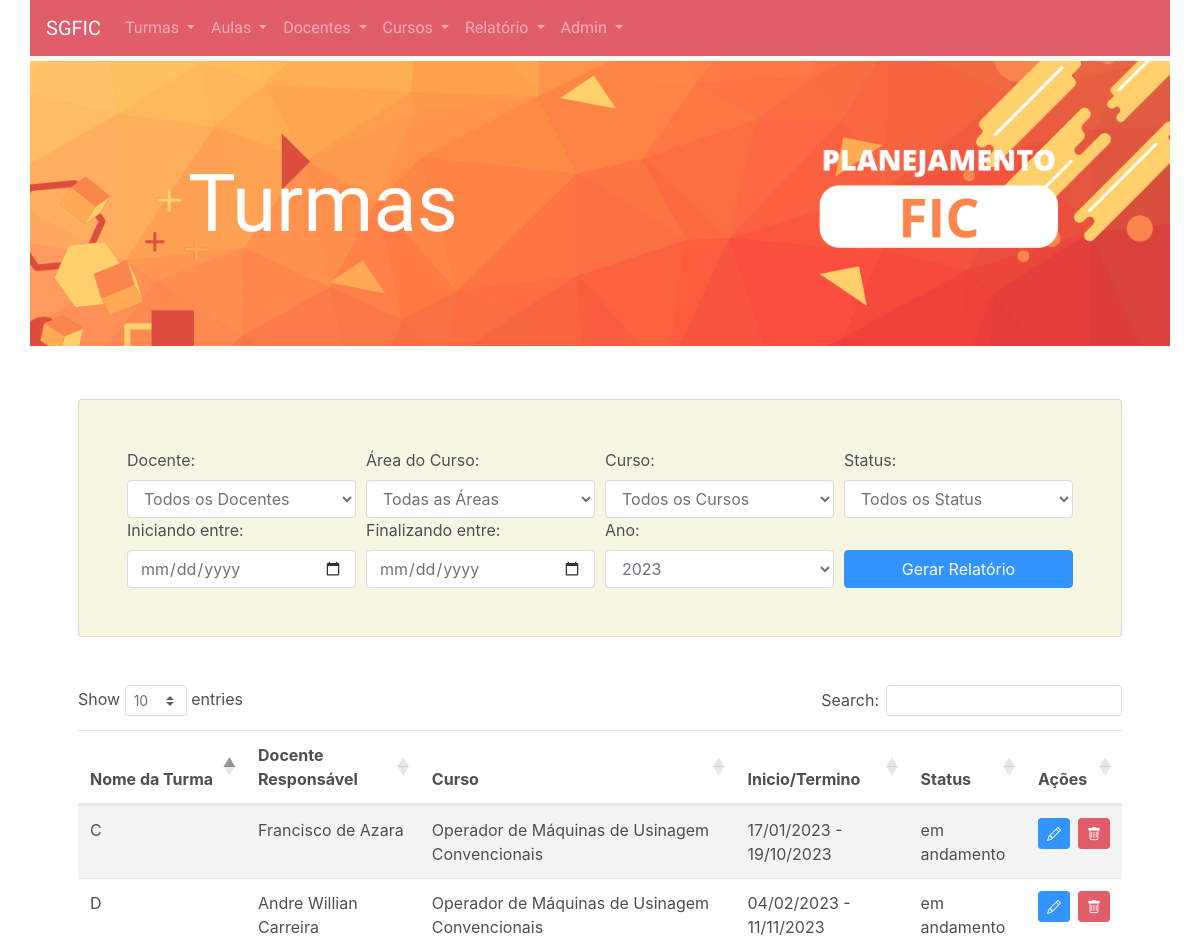
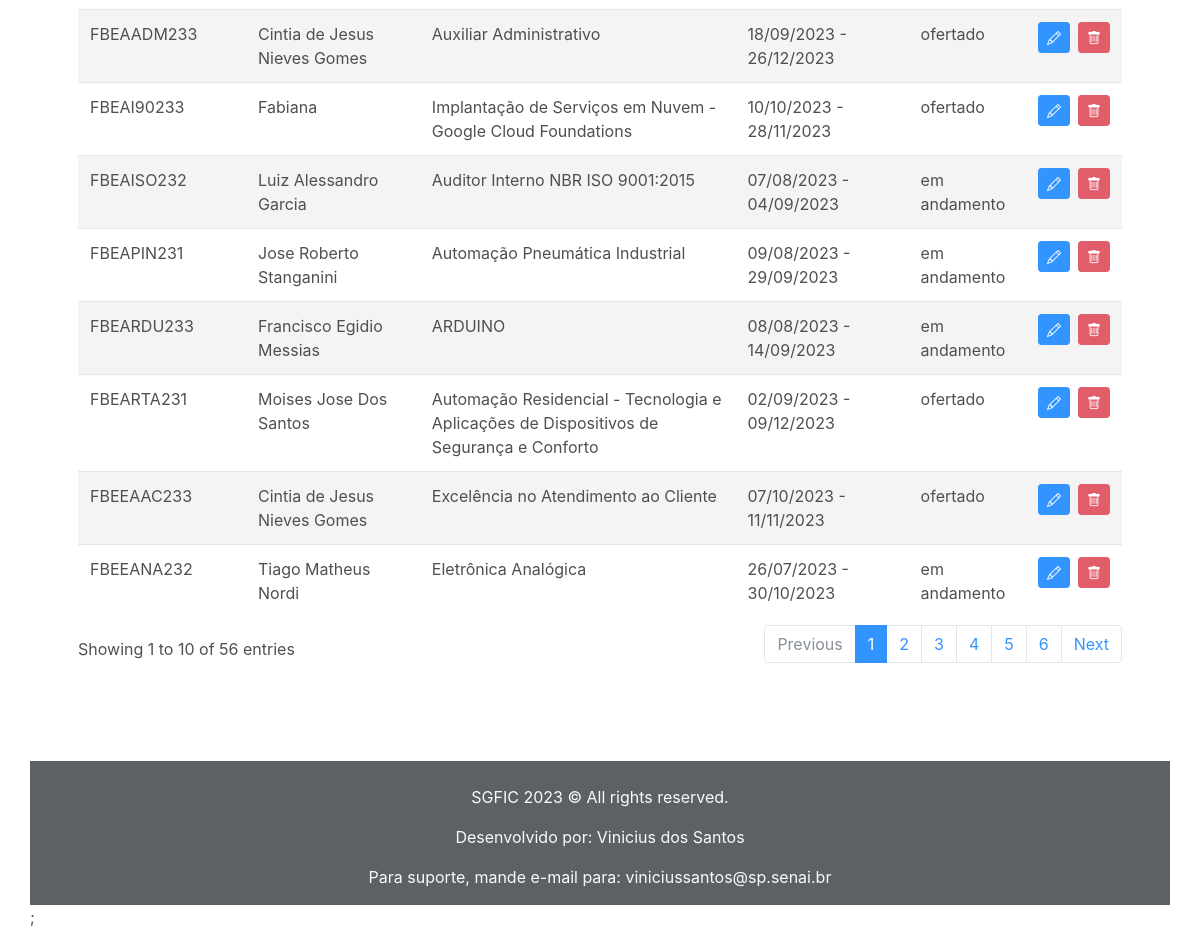
/View/turmas.php, run on the app's committed database (2 pictures, top to bottom).
### tables this page shows
CREATE TABLE Turma (
    idTurma INT PRIMARY KEY AUTO_INCREMENT,
    nome VARCHAR(100),
    idDocenteResponsavel INT,
    idCurso INT,
    numeroDeVagas INT,
    dataDeInicio DATE,
    dataDeFinalizacao DATE,
    status ENUM('ofertado', 'em andamento', 'finalizado', 'em programacao')
);

CREATE TABLE Docente (
    nif INT PRIMARY KEY,
    NomeCompleto VARCHAR(100),
    areaDeAtuacao VARCHAR(50),
    tipoDeContratacao VARCHAR(20),
    cargaHoraria INT,
    inicioDaJornada TIME,
    fimDaJornada TIME
);

CREATE TABLE Curso (
    idCurso INT PRIMARY KEY AUTO_INCREMENT,
    nome VARCHAR(100) NOT NULL,
    metaDeTI INT,
    carga_horaria INT,
    vigencia VARCHAR(50),
    descricao TEXT,
    requisitos TEXT,
    Sigla VARCHAR(10)
);

### env.php (called while the page is built)
<?php
$path = '/SGFIC/';

### Model/turma.php (called while the page is built, shortened)
<?php
class Turma
{
    private $idTurma;
    private $nome;
    private $dataDeInicio;
    private $dataDeFinalizacao;
    private $status;
    public static function buscarTodos()
    {
        $conexao = Connect::getConnection();
        $rs = $conexao->query("SELECT
        t.idTurma,
        t.nome AS nomeTurma,
        t.idDocenteResponsavel,
        t.idCurso,
        c.nome AS nomeCurso,
        t.numeroDeVagas,
        t.dataDeInicio,
        t.dataDeFinalizacao,
        t.status
    FROM
        Turma t
    JOIN
        Curso c ON t.idCurso = c.idCurso;
    ");
        $turmas = array();
        while ($row = mysqli_fetch_assoc($rs)) {
            $turma = new Turma();
            $turma->idTurma = $row['idTurma'];
            $turma->nome = $row['nomeTurma'];
            $turma->idDocenteResponsavel = $row['idDocenteResponsavel'];
            $turma->idCurso = $row['idCurso'];
            $turma->nomeCurso = $row['nomeCurso'];
            $turma->numeroDeVagas = $row['numeroDeVagas'];
            $turma->dataDeInicio = $row['dataDeInicio'];
            $turma->dataDeFinalizacao = $row['dataDeFinalizacao'];
            $turma->status = $row['status'];
            array_push($turmas, $turma);
        }
        return $turmas;
    }
    public function getIdTurma()
    {
        return $this->idTurma;
    }
    public function getNome()
    {
        return $this->nome;
    }
    public function getDataDeInicio()
    {
        return $this->dataDeInicio;
    }
    public function getDataDeFinalizacao()
    {
        return $this->dataDeFinalizacao;
    }
    public function getStatus()
    {
        return $this->status;
    }
}

### Model/docente.php (called while the page is built, shortened)
<?php include_once '../Database/dbConnect.php';
class Docente {
    private $NomeCompleto;
    public static function buscarPorNif($nif) {
        $conn = Connect::getConnection();
        $sqlBuscar = "SELECT * FROM Docente WHERE nif = ?";
        $stmt = $conn->prepare($sqlBuscar);
        $stmt->bind_param("s", $nif);
        $stmt->execute();
        $result = $stmt->get_result();
        $docente = null;
        if ($row = $result->fetch_assoc()) {
            $docente = new Docente();
            $docente->setNif($row['nif']);
            $docente->setNomeCompleto($row['NomeCompleto']);
            $docente->setAreaDeAtuacao($row['areaDeAtuacao']);
            $docente->setTipoDeContratacao($row['tipoDeContratacao']);
            $docente->setCargaHoraria($row['cargaHoraria']);
            $docente->setInicioDaJornada($row['inicioDaJornada']);
            $docente->setFimDaJornada($row['fimDaJornada']);
        }
        return $docente;
    }
    public function setNomeCompleto($NomeCompleto) {
        $this->NomeCompleto = $NomeCompleto;
    }
    public function getNomeCompleto() {
        return $this->NomeCompleto;
    }
}

### Model/curso.php (called while the page is built, shortened)
<?php
class Curso
{
    private $nome;
    public static function buscarPorId($idCurso)
    {
        $conexao = Connect::getConnection();
        $stmt = $conexao->prepare("SELECT * FROM Curso WHERE idCurso=?");
        $stmt->bind_param("i", $idCurso);
        $stmt->execute();
        $rs = $stmt->get_result();
        $row = $rs->fetch_assoc();
        if ($row) {
            $curso = new Curso();
            $curso->setIdCurso($row['idCurso']);
            $curso->setNome($row['nome']);
            $curso->setMetaDeTI($row['metaDeTI']);
            $curso->setCargaHoraria($row['carga_horaria']);
            $curso->setVigencia($row['vigencia']);
            $curso->setDescricao($row['descricao']);
            $curso->setRequisitos($row['requisitos']);
            $curso->setSigla($row['Sigla']);
            return $curso;
        }
        return null;
    }
    public function setNome($nome) {
        $this->nome = $nome;
    }
    public function getNome() {
        return $this->nome;
    }
}
?>

### View/turmas.php (the view, shortened to what this page needs)
<?php
include_once '../Model/Turma.php';
include_once '../Model/Docente.php';
include_once '../Model/Curso.php';
$turmas = Turma::buscarTodos();
$anos = [2023, 2024];
?>
<!DOCTYPE html>
<html lang="en">
<?php include_once '../sharedComponents/head.php'; ?>
<?php include_once '../sharedComponents/navbar.php'; ?>
<?php $nome_pagina = "Turmas"; ?>
<?php include_once '../sharedComponents/header.php'; ?>
<body class="container pl-0 pr-0 bg-white">
    <div class="container container pl-5 pr-5 pb-5 mt-5">
        <form class="mb-5 card p-5" style="background-color:beige" method="GET" action="turmas.php">
            <div class="form-row">
                <div class="form-group col-md-3 mb-0">
                    <label for="docente">Docente:</label>
                    <select class="form-control" id="docente" name="docente">
                        <option value="all">Todos os Docentes</option>
                    </select>
                </div>
                <div class="form-group col-md-3 mb-0">
                    <label for="area_curso">Área do Curso:</label>
                    <select class="form-control" id="area_curso" name="area_curso">
                        <option value="all">Todas as Áreas</option>
                    </select>
                </div>
                <div class="form-group col-md-3 mb-0">
                    <label for="curso">Curso:</label>
                    <select class="form-control" id="curso" name="curso">
                        <option value="all">Todos os Cursos</option>
                    </select>
                </div>
                <div class="form-group col-md-3 mb-0">
                    <label for="status">Status:</label>
                    <select class="form-control" id="status" name="status">
                        <option value="all" <?php echo (isset($_GET['status']) && $_GET['status'] == 'all') ? 'selected' : ''; ?>>Todos os Status</option>
                    </select>
                </div>
            </div>
            <div class="form-row">
                <div class="form-group col-md-3 mb-0">
                    <label for="inicio_entre">Iniciando entre:</label>
                    <input type="date" class="form-control" id="inicio_apartirde" name="inicio_apartirde" value="<?php echo isset($_GET['inicio_apartirde']) ? $_GET['inicio_apartirde'] : ''; ?>">
                </div>
                <div class="form-group col-md-3 mb-0">
                    <label for="final_entre">Finalizando entre:</label>
                    <input type="date" class="form-control" id="final_apartirde" name="final_apartirde" value="<?php echo isset($_GET['final_apartirde']) ? $_GET['final_apartirde'] : ''; ?>">
                </div>
                <div class="form-group col-md-3 mb-0">
                    <label for="ano">Ano:</label>
                    <select class="form-control" id="ano" name="ano">
                        <?php
                        foreach ($anos as $ano) {
                            $selected = ($_GET['ano'] == $ano) ? 'selected' : '';
                            echo "<option value='$ano' $selected>$ano</option>";
                        }
                        ?>
                    </select>
                </div>
                <div class="form-group col-md-3 mb-0">
                    <label>&nbsp;</label>
                    <button type="submit" class="btn btn-primary btn-block">Gerar Relatório</button>
                </div>
            </div>
        </form>
        <table class="table table-striped" id="turmasTable">
            <thead>
                <tr>
                    <th>Nome da Turma</th>
                    <th>Docente Responsável</th>
                    <th>Curso</th>
                    <th>Inicio/Termino</th>
                    <th>Status</th>
                    <th>Ações</th>
                </tr>
            </thead>
            <tbody>
                <?php
                foreach ($turmas as $turma) :
                    $docenteResponsavel = Docente::buscarPorNif($turma->getIdDocenteResponsavel());
                    $curso = Curso::buscarPorId($turma->getIdCurso());
                ?>
                    <tr>
                        <td><?= $turma->getNome() ?></td>
                        <td><?= $docenteResponsavel ? $docenteResponsavel->getNomeCompleto() : '---' ?></td>
                        <td><?= $curso ? $curso->getNome() : '---' ?></td>
                        <td><?= date('d/m/Y', strtotime($turma->getDataDeInicio())) ?> - <?= date('d/m/Y', strtotime($turma->getDataDeFinalizacao())) ?></td>
                        <td><?= $turma->getStatus() ?></td>
                        <td>
                            <div class="d-flex">
                                <a href="editarTurma.php?id=<?= $turma->getIdTurma() ?>" class="btn btn-sm btn-primary">
                                    <i class="bi bi-pencil"></i>
                                </a>
                                <button class="btn btn-sm btn-danger ml-2" data-toggle="modal" data-target="#modalConfirmacao<?= $turma->getIdTurma() ?>">
                                    <i class="bi bi-trash"></i>
                                </button>
                            </div>
                        </td>
                    </tr>
                <?php endforeach; ?>
            </tbody>
        </table>
    </div>
    <link rel="stylesheet" href="https://cdn.datatables.net/1.11.5/css/dataTables.bootstrap4.min.css">
</body>
<?php require_once '../sharedComponents/footer.php' ?>;
</html>

### sharedComponents/head.php (shortened to what this page needs)
<head>
    <link rel="stylesheet" href="https://maxcdn.bootstrapcdn.com/bootstrap/4.5.2/css/bootstrap.min.css">
    <link rel="stylesheet" href="https://cdn.jsdelivr.net/npm/bootstrap-icons@1.3.0/font/bootstrap-icons.css">
    <link rel="stylesheet" href="../View/CSS/style.css">
</head>

### sharedComponents/navbar.php (shortened to what this page needs)
<?php include_once '../env.php'; ?>
<nav class="navbar navbar-expand-lg navbar-dark bg-dark">
    <a class="navbar-brand" href="<?php echo $path; ?>index.php">SGFIC</a>
    <div class="collapse navbar-collapse" id="navbarNav">
        <ul class="navbar-nav">
            <li class="nav-item dropdown <?php if ($_SERVER['PHP_SELF'] === $path . 'View/turmas.php' || $_SERVER['PHP_SELF'] === $path . 'View/adicionarTurma.php') echo 'active'; ?>">
                <a class="nav-link dropdown-toggle" href="#" id="navbarDropdownTurmas" role="button" data-toggle="dropdown" aria-haspopup="true" aria-expanded="false">
                    Turmas
                </a>
            </li>
            <li class="nav-item dropdown <?php if ($_SERVER['PHP_SELF'] === $path . 'View/encontros.php' || $_SERVER['PHP_SELF'] === $path . 'View/adicionarEncontro.php') echo 'active'; ?>">
                <a class="nav-link dropdown-toggle" href="#" id="navbarDropdownEncontros" role="button" data-toggle="dropdown" aria-haspopup="true" aria-expanded="false">
                    Aulas
                </a>
            </li>
            <li class="nav-item dropdown <?php if ($_SERVER['PHP_SELF'] === $path . 'View/docentes.php' || $_SERVER['PHP_SELF'] === $path . 'View/adicionarDocente.php') echo 'active'; ?>">
                <a class="nav-link dropdown-toggle" href="#" id="navbarDropdownDocentes" role="button" data-toggle="dropdown" aria-haspopup="true" aria-expanded="false">
                    Docentes
                </a>
            </li>
            <li class="nav-item dropdown <?php if ($_SERVER['PHP_SELF'] === $path . 'View/cursos.php' || $_SERVER['PHP_SELF'] === $path . 'View/adicionarCurso.php') echo 'active'; ?>">
                <a class="nav-link dropdown-toggle" href="#" id="navbarDropdownCursos" role="button" data-toggle="dropdown" aria-haspopup="true" aria-expanded="false">
                    Cursos
                </a>
            </li>
            <li class="nav-item dropdown <?php if ($_SERVER['PHP_SELF'] === $path . 'View/relatorioMensal.php' || $_SERVER['PHP_SELF'] === $path . 'View/adicionarCurso.php') echo 'active'; ?>">
                <a class="nav-link dropdown-toggle" href="#" id="navbarDropdownCursos" role="button" data-toggle="dropdown" aria-haspopup="true" aria-expanded="false">
                    Relatório
                </a>
            </li>
            <li class="nav-item dropdown <?php if ($_SERVER['PHP_SELF'] === $path . 'View/relatorioMensal.php' || $_SERVER['PHP_SELF'] === $path . 'View/adicionarCurso.php') echo 'active'; ?>">
                <a class="nav-link dropdown-toggle" href="#" id="navbarDropdownCursos" role="button" data-toggle="dropdown" aria-haspopup="true" aria-expanded="false">
                Admin
                </a>
            </li>
        </ul>
    </div>
</nav>

### sharedComponents/header.php
<div class="container pl-0 pr-0" style="position: relative;">
    <a class="navbar-brand mr-0 mt-0" href="#" style="position: relative;">
        <img src="../View/images/FICBANNER.png" alt="FICBanner" style="width: 100%; height: 100%;">
        <span class="ml-2 text-white" style="position: absolute; top: 50%; left: 25%; transform: translate(-50%, -50%); font-family:'Oswald'; font-size:4em; padding: 5px;"><?= $nome_pagina ?></span>
    </a>
</div>

### sharedComponents/footer.php
<footer class="mt-5 bg-dark">
    <div class="row">
        <div class="col-lg-12 text-center text-light">
        <br>
            <p>SGFIC 2023 &copy; All rights reserved.</p>
            <p>Desenvolvido por: Vinicius dos Santos</p>
            <p>Para suporte, mande e-mail para: <a href="mailto:viniciussantos@sp.senai.br" class="text-light">viniciussantos@sp.senai.br</a></p>
        </div>
    </div>
</footer>

### View/CSS/style.css (style rules this page uses)
.navbar-brand { font-family: 'Acme'; }
.nav-link { font-family: Oswald; }
.navbar { background-color: #dc3545 !important; }
.navbar-brand, .navbar-nav .nav-link { color: #fff; }
html { background-color: #ffffff; opacity: 0.8; background-size: 10px 10px; }
body { background-color: white; }

### data on the page
turma: nome "FBEAISO232", docente.NomeCompleto "Luiz Alessandro Garcia", idCurso.nome "Auditor Interno NBR ISO 9001:2015", dataDeInicio "07/08/2023", dataDeFinalizacao "04/09/2023", status "em andamento"
turma: nome "D", docente.NomeCompleto "Andre Willian Carreira", idCurso.nome "Operador de Máquinas de Usinagem Convencionais", dataDeInicio "04/02/2023", dataDeFinalizacao "11/11/2023", status "em andamento"
turma: nome "FBEEAAC233", docente.NomeCompleto "Cintia de Jesus Nieves Gomes", idCurso.nome "Excelência no Atendimento ao Cliente", dataDeInicio "07/10/2023", dataDeFinalizacao "11/11/2023", status "ofertado"
turma: nome "FBEAADM233", docente.NomeCompleto "Cintia de Jesus Nieves Gomes", idCurso.nome "Auxiliar Administrativo", dataDeInicio "18/09/2023", dataDeFinalizacao "26/12/2023", status "ofertado"
turma: nome "FBEAI90233", docente.NomeCompleto "Fabiana", idCurso.nome "Implantação de Serviços em Nuvem - Google Cloud Foundations", dataDeInicio "10/10/2023", dataDeFinalizacao "28/11/2023", status "ofertado"
turma: nome "C", docente.NomeCompleto "Francisco de Azara", idCurso.nome "Operador de Máquinas de Usinagem Convencionais", dataDeInicio "17/01/2023", dataDeFinalizacao "19/10/2023", status "em andamento"
turma: nome "FBEARDU233", docente.NomeCompleto "Francisco Egidio Messias", idCurso.nome "ARDUINO", dataDeInicio "08/08/2023", dataDeFinalizacao "14/09/2023", status "em andamento"
turma: nome "FBEEANA232", docente.NomeCompleto "Tiago Matheus Nordi", idCurso.nome "Eletrônica Analógica", dataDeInicio "26/07/2023", dataDeFinalizacao "30/10/2023", status "em andamento"
turma: nome "FBEARTA231", docente.NomeCompleto "Moises Jose Dos Santos", idCurso.nome "Automação Residencial - Tecnologia e Aplicações de Dispositivos de Segurança e Conforto", dataDeInicio "02/09/2023", dataDeFinalizacao "09/12/2023", status "ofertado"
turma: nome "FBEAPIN231", docente.NomeCompleto "Jose Roberto Stanganini", idCurso.nome "Automação Pneumática Industrial", dataDeInicio "09/08/2023", dataDeFinalizacao "29/09/2023", status "em andamento"

### other printed values
$nome_pagina "Turmas"
form field ano "2023"
